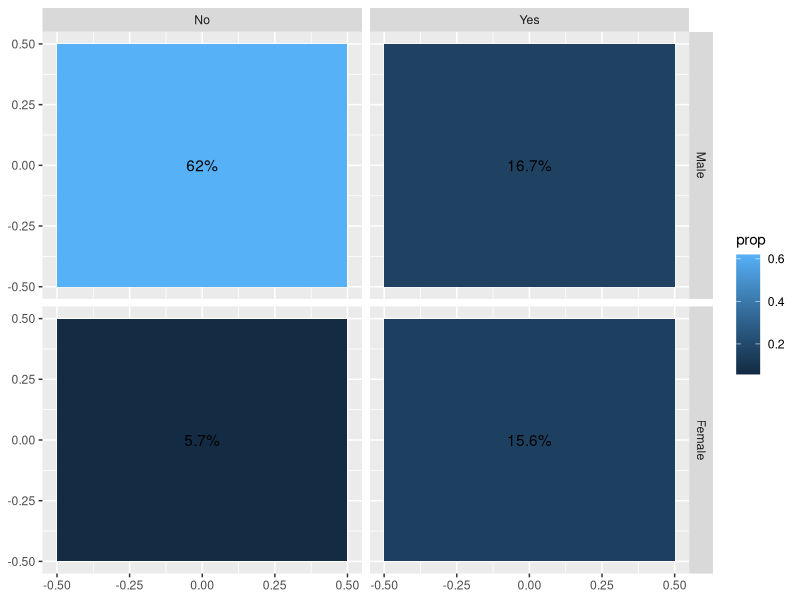
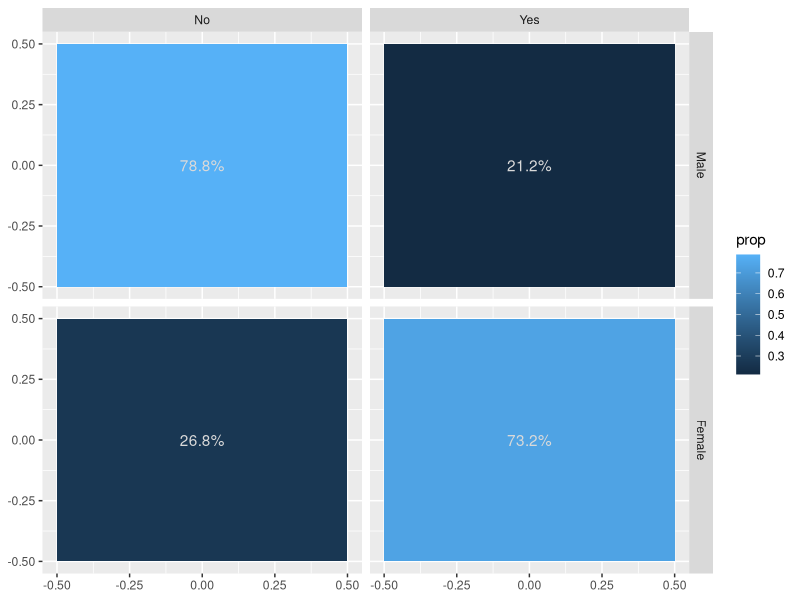
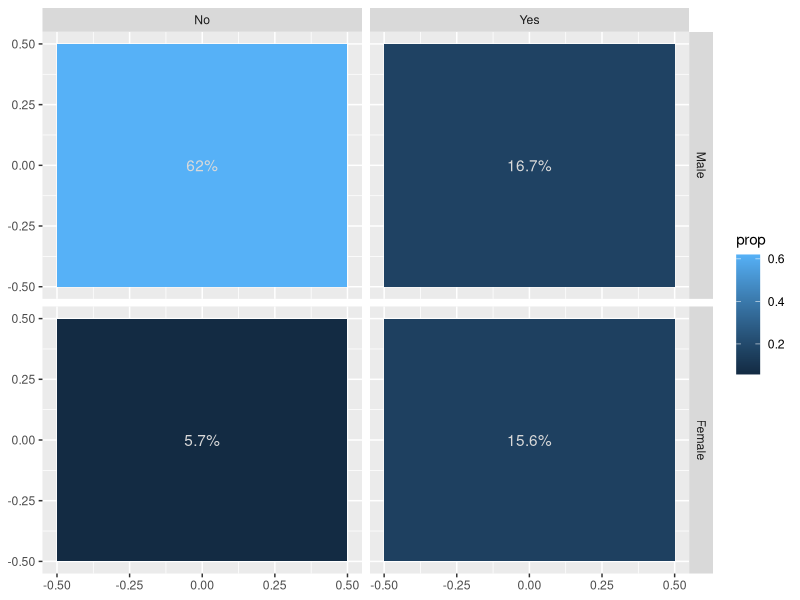
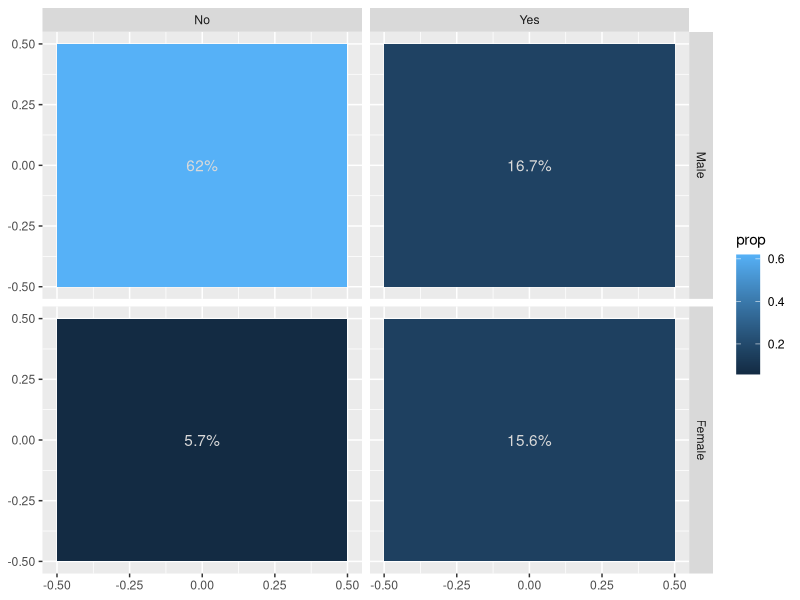
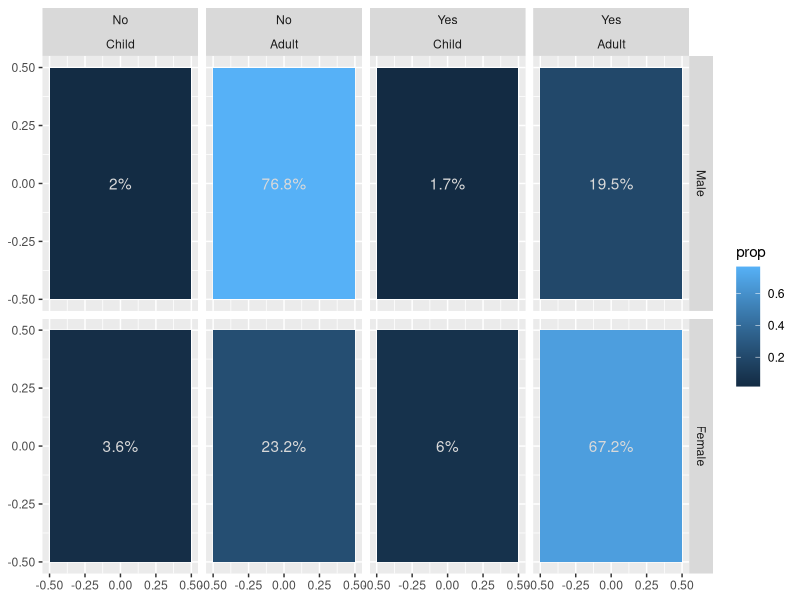
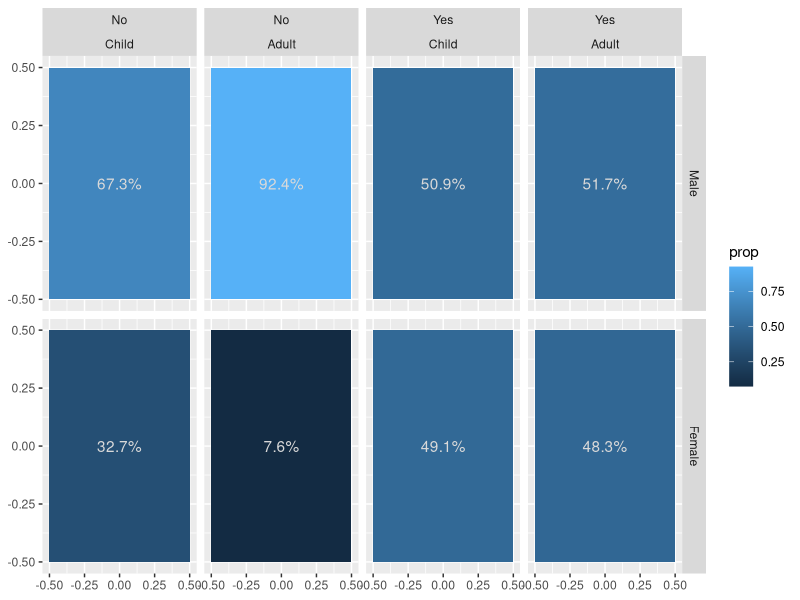

R code for these plots, in order:
## ---- chunk 1
knitr::opts_chunk$set(echo = TRUE)
options(tidyverse.quiet = TRUE)
## ---- chunk 2
library(tidyverse)



## ---- chunk 3
compute_layer_prop <- function(data = mtcars, ...){
  
  if(is.null(data$value)){data$value <- 1}
  
  global_sum <- sum(data$value)
  
  data %>% 
    group_by(PANEL) %>% 
    summarize(sum = sum(value)) %>% 
    mutate(prop = sum/global_sum) %>% 
    mutate(label = round(100 * prop, 1) %>% paste0("%")) %>% 
    mutate(x = 0, y = 0)

}

Titanic %>% 
  data.frame() %>%  
  uncount(Freq) %>% 
  group_by(Sex, Survived) %>% 
  mutate(cell = paste(Sex, Survived, sep = "-")) %>%  
  mutate(PANEL = paste(as.numeric(Sex), as.numeric(Survived), sep = "-")) %>%
  compute_layer_prop()

StatProp <- ggproto(`_class` = "StatProp",
                    `_inherit` = Stat,
                    compute_layer = compute_layer_prop)

Titanic %>% 
  data.frame() %>%  
  uncount(Freq) %>% 
  ggplot(aes(fill = after_stat(prop))) + 
  facet_grid(Sex ~ Survived) + 
  layer(geom = "tile", 
        stat = StatProp, 
        position = "identity") +
  layer(geom = "text", 
        stat = StatProp, 
        position = "identity")

layer_data()



## ---- chunk 4
Titanic %>% 
  data.frame() %>%  
  uncount(Freq) ->
tidy_titanic

tidy_titanic %>% 
  group_by(Sex) %>% 
  mutate(local_sum = n())

compute_layer_prop_within <- function(data = tidy_titanic, ...){
  
  if(is.null(data$value)){data$value <- 1}
  if(is.null(data$within)){data$within <- 1}
  if(is.null(data$wt)){data$wt <- 1}
  
  data$value <- data$value * data$wt
  
  data %>% 
    group_by(within) %>% 
    summarize(group_sum = sum(.data$value)) ->
  group_sum_df
  
  data %>% 
    left_join(group_sum_df) %>% 
    group_by(PANEL) %>% 
    summarize(sum = sum(.data$value),
              group_sum = mean(.data$group_sum)) %>% 
    mutate(prop = sum/group_sum) %>% 
    mutate(label = round(100 * prop, 1) %>% paste0("%")) %>% 
    mutate(x = 0, y = 0)

}
## ---- chunk 5
tidy_titanic %>% 
  mutate(within = Sex) %>% 
  # group_by(Sex, Survived, within) %>% 
  # mutate(PANEL = paste(Sex, Survived, sep = "-")) %>%  
  mutate(PANEL = paste(as.numeric(Sex), 
                       as.numeric(Survived), sep = "-")) %>%
  ungroup() %>% 
  compute_layer_prop_within()


StatPropwithin <- ggproto(`_class` = "StatPropwithin",
                    `_inherit` = Stat,
                    compute_layer = compute_layer_prop_within)

Titanic %>% 
  data.frame() %>%  
  uncount(Freq) %>% 
  ggplot() + 
  aes(within = Sex) + 
  facet_grid(Sex ~ Survived) + 
  aes(fill = after_stat(prop)) +
  layer(geom = "tile", 
        stat = StatPropwithin, 
        position = "identity") +
  layer(geom = "text", 
        stat = StatPropwithin, 
        position = "identity",
        params = list(color = "gray85")
        )

layer_data()

last_plot() + 
  aes(within = NULL)

last_plot() %+% 
  (Titanic %>% data.frame()) +
  aes(wt = Freq)

last_plot() + 
  facet_grid(rows = vars(Sex),
             cols = vars(Survived, Age)) +
  aes(within = Sex)

last_plot() +
  aes(within = paste(Survived, Age))

